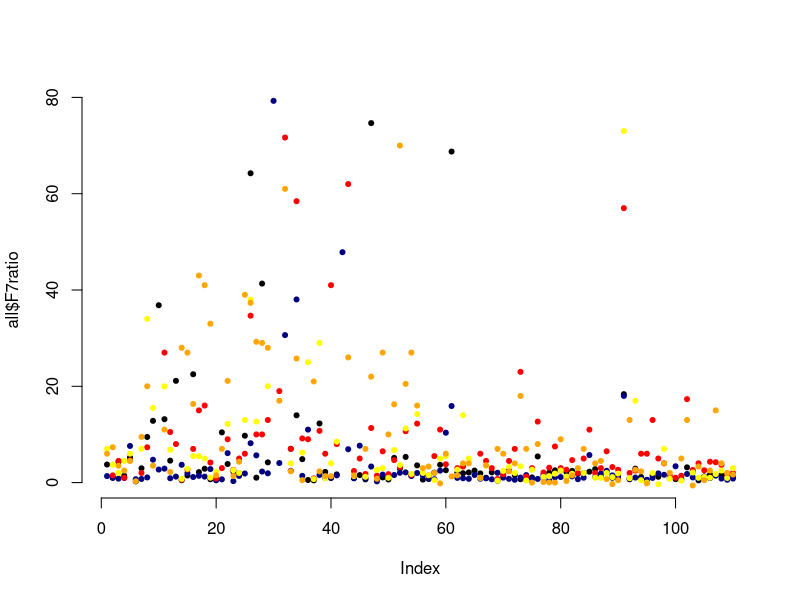
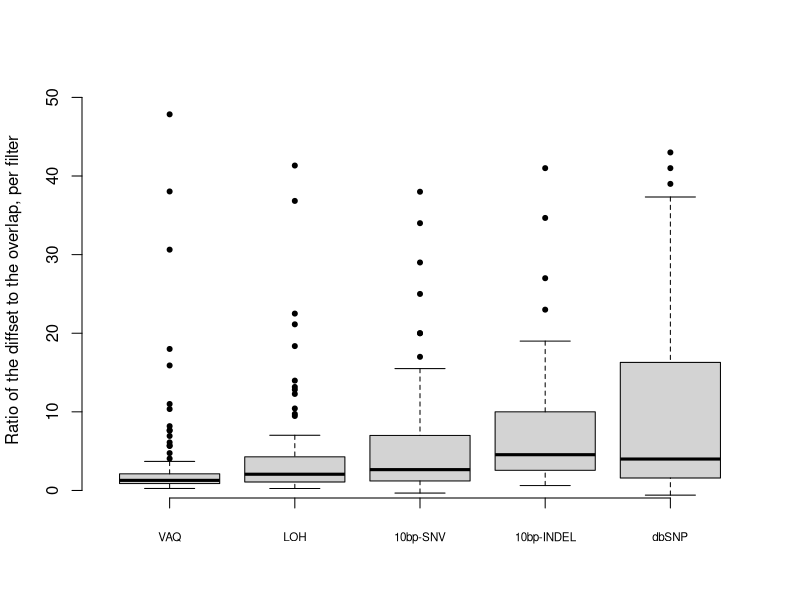

R code for these plots, in order:
## LOAD DATA

data4=read.table( "../FIGURE_DATA/overlap_numbers_excluded_by_filter_MUTATION_CALLS_STD40.txt", header=T, stringsAsFactors=FALSE )
data5=read.table( "../FIGURE_DATA/numbers_excluded_by_filter_MUTATION_CALLS_STD40.txt", header=T, stringsAsFactors=FALSE )

## now re-name and delete columns
names( data4 )[ 2 ] <- "F2overlap"
names( data4 )[ 4 ] <- "F3overlap"
names( data4 )[ 6 ] <- "F4overlap"
names( data4 )[ 8 ] <- "F5overlap"
names( data4 )[ 10 ] <- "F6overlap"
names( data4 )[ 12 ] <- "F7overlap"
names( data4 )[ 14 ] <- "F8overlap"

data4$FILT_2_PERCENT<-NULL
data4$FILT_3_PERCENT<-NULL
data4$FILT_4_PERCENT<-NULL
data4$FILT_5_PERCENT<-NULL
data4$FILT_6_PERCENT<-NULL
data4$FILT_7_PERCENT<-NULL
data4$FILT_8_PERCENT<-NULL

## now merge the two data frames
for (i in 1:length(data4$SAMPLE)){
	short<-data4$SAMPLE[ i ]
	newname<-paste( "C282", short, sep="." )
	data4$SAMPLE[ i ]<-newname
}

# duplicate the data.frame
newdata <- data4

# change C282 to C484
for (i in 1:length(newdata$SAMPLE)){
	short <- newdata$SAMPLE[ i ]
	old <- substring( short, 6, )
	newname <- paste( "C484", old, sep="." )
	newdata$SAMPLE[ i ]<-newname
}

# add the two together
overlapdata <- merge(data4, newdata, all=TRUE )

# merge with data5...
names( data5 )[ 2 ] <- "F2all"
names( data5 )[ 3 ] <- "F3all"
names( data5 )[ 4 ] <- "F4all"
names( data5 )[ 5 ] <- "F5all"
names( data5 )[ 6 ] <- "F6all"
names( data5 )[ 7 ] <- "F7all"
names( data5 )[ 8 ] <- "F8all"

all <- merge( overlapdata, data5 )

## then calculate the diffset size
all$F2diff <- all$F2all - all$F2overlap
all$F3diff <- all$F3all - all$F3overlap
all$F4diff <- all$F4all - all$F4overlap
all$F5diff <- all$F5all - all$F5overlap
all$F6diff <- all$F6all - all$F6overlap
all$F7diff <- all$F7all - all$F7overlap
all$F8diff <- all$F8all - all$F8overlap

## a ratio ...
all$F2ratio <- all$F2diff / all$F2overlap
all$F3ratio <- all$F3diff / all$F3overlap
all$F4ratio <- all$F4diff / all$F4overlap
all$F5ratio <- all$F5diff / all$F5overlap
all$F6ratio <- all$F6diff / all$F6overlap
all$F7ratio <- all$F7diff / all$F7overlap
all$F8ratio <- all$F8diff / all$F8overlap

## add normalized ratio...
#all$F2ratioNORM <- (all$F2diff/all$F2all) / (all$F2overlap/all$F2all)
#all$F3ratioNORM <- (all$F3diff/all$F2all) / (all$F3overlap/all$F2all)
#all$F4ratioNORM <- (all$F4diff/all$F2all) / (all$F4overlap/all$F2all)
#all$F5ratioNORM <- (all$F5diff/all$F2all) / (all$F5overlap/all$F2all)
#all$F6ratioNORM <- (all$F6diff/all$F2all) / (all$F6overlap/all$F2all)
#all$F7ratioNORM <- (all$F7diff/all$F2all) / (all$F7overlap/all$F2all)
#all$F8ratioNORM <- (all$F8diff/all$F2all) / (all$F8overlap/all$F2all)

## then make some averages...

## ratio averages...
all$F3ratio[all$F3ratio=="Inf"] <- NA
all$F3ratio[all$F3ratio=="NaN"] <- NA
mean(all$F3ratio, na.rm=TRUE)
median(all$F3ratio, na.rm=TRUE)

all$F4ratio[all$F4ratio=="Inf"] <- NA
all$F4ratio[all$F4ratio=="NaN"] <- NA
mean(all$F4ratio, na.rm=TRUE)
median(all$F4ratio, na.rm=TRUE)

all$F5ratio[all$F5ratio=="Inf"] <- NA
all$F5ratio[all$F5ratio=="NaN"] <- NA
mean(all$F5ratio, na.rm=TRUE)
median(all$F5ratio, na.rm=TRUE)

all$F6ratio[all$F6ratio=="Inf"] <- NA
all$F6ratio[all$F6ratio=="NaN"] <- NA
mean(all$F6ratio, na.rm=TRUE)
median(all$F6ratio, na.rm=TRUE)

all$F7ratio[all$F7ratio=="Inf"] <- NA
all$F7ratio[all$F7ratio=="NaN"] <- NA
mean(all$F7ratio, na.rm=TRUE)
median(all$F7ratio, na.rm=TRUE)


## finally make some figures

# here is a plot of points...
#pdf( "../FIGURE_PDFS/Diffset_bypoints.pdf" )
par(bty='n')
plot( all$F7ratio, ylim=c(0,80), pch=20, col='black' )
points( all$F5ratio, pch=20, col='navy' )
points( all$F3ratio, pch=20, col='red' )
points( all$F4ratio, pch=20, col='yellow' )
points( all$F6ratio, pch=20, col='orange' )
#dev.off()

# and here is a boxplot...
#24-28
#pdf( "../FIGURE_PDFS/Diffset_bybars.pdf" )
par(bty='n')
boxplot( all[,c(26,28,25,24,27)], ylim=c(1,50), xaxt='n', pch=20, ylab="Ratio of the diffset to the overlap, per filter" )
axis( 1, at=1:5, padj=0.8, cex.axis=0.7, labels=c( "VAQ", "LOH", "10bp-SNV", "10bp-INDEL", "dbSNP" ) )
#dev.off()

